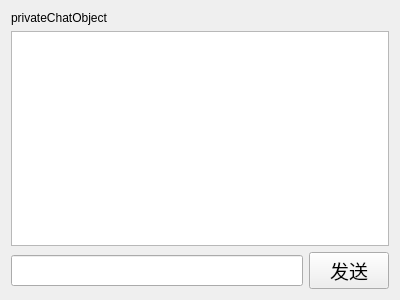
<?xml version="1.0" encoding="UTF-8"?>
<ui version="4.0">
 <class>PrivateChatWid</class>
 <widget class="QWidget" name="PrivateChatWid">
  <property name="geometry">
   <rect>
    <x>0</x>
    <y>0</y>
    <width>400</width>
    <height>300</height>
   </rect>
  </property>
  <property name="windowTitle">
   <string>Form</string>
  </property>
  <layout class="QVBoxLayout" name="verticalLayout_2">
   <item>
    <widget class="QLabel" name="priChatName_l">
     <property name="text">
      <string>privateChatObject</string>
     </property>
    </widget>
   </item>
   <item>
    <layout class="QVBoxLayout" name="verticalLayout">
     <item>
      <widget class="QTextEdit" name="showMsg_te">
       <property name="font">
        <font>
         <pointsize>14</pointsize>
        </font>
       </property>
      </widget>
     </item>
     <item>
      <layout class="QHBoxLayout" name="horizontalLayout">
       <item>
        <widget class="QLineEdit" name="inputMsg_le">
         <property name="font">
          <font>
           <pointsize>14</pointsize>
          </font>
         </property>
        </widget>
       </item>
       <item>
        <widget class="QPushButton" name="sendMsg_pb">
         <property name="font">
          <font>
           <pointsize>14</pointsize>
          </font>
         </property>
         <property name="text">
          <string>发送</string>
         </property>
        </widget>
       </item>
      </layout>
     </item>
    </layout>
   </item>
  </layout>
 </widget>
 <resources/>
 <connections/>
</ui>
